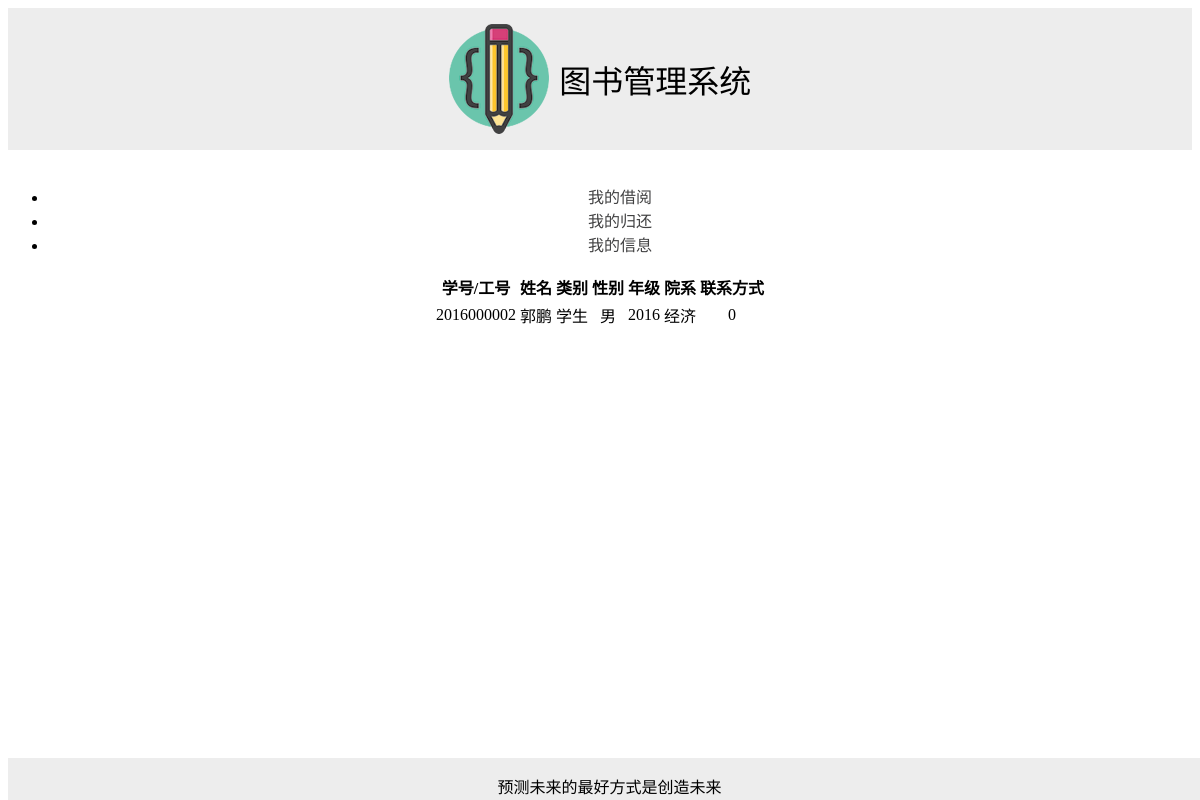
The app's page /myinfo (signed in) with its own data.
### app/models.py (models this page shows, shortened)
class Reader(db.Model):
    __tablename__ = 'reader'
    no=db.Column(db.String(40),primary_key=True,unique=True)
    name=db.Column(db.String(40))
    gender=db.Column(db.String(10))
    kind=db.Column(db.INTEGER)
    password=db.Column(db.String(40))
    phone=db.Column(db.String(40),default='0')
    grade=db.Column(db.String(40))
    department=db.Column(db.String(40))

### app/views.py (the view)
@app.route('/myinfo',methods=['GET','POST'])
def myinfo():
    reader = models.Reader.query.filter_by(no=session['user']).first()
    return render_template('myinfo.html',reader=reader)

### app/templates/myinfo.html
{% extends "base.html" %}
{% block content %}
    <div class="pure-menu pure-menu-horizontal"id="reader-menu">
    <ul class="pure-menu-list" >
        <li class="pure-menu-item"><a href="{{ url_for('borrowinfo') }}" class="pure-menu-link">我的借阅</a> </li>
        <li class="pure-menu-item"><a href="{{ url_for('returnifo') }}" class="pure-menu-link">我的归还</a></li>
        <li class="pure-menu-item"><a href="{{ url_for('myinfo') }}" class="pure-menu-link">我的信息</a></li>
    </ul>
    </div>
<table class="pure-table">
<thead>
<tr>
    <th>学号/工号</th>
    <th>姓名</th>
    <th>类别</th>
    <th>性别</th>
    <th>年级</th>
    <th>院系</th>
    <th>联系方式</th>
</tr>
</thead>
<tbody>
<tr align="center">
<td>{{ reader.no}}</td>
<td>{{ reader.name }}</td>
    {% if reader.kind==0 %}
    <td>学生</td>
        {% elif reader.kind==1 %}
        <td>教师</td>
        {% elif reader.kind==2 %}
        <td>管理员</td>
        {% else %}
        <td></td>
    {% endif %}
    <td>{{ reader.gender }}</td>
    <td>{{ reader.grade }}</td>
    <td>{{ reader.department }}</td>
    <td>{{ reader.phone }}</td>
</tr>
</tbody>
</table>
{% endblock %}

### app/static/style.css (style rules this page uses)
body { margin-bottom: 60px; }
a { text-decoration: none; color: #414142; position: relative; }
table { max-width: 1200px; margin: 0 auto; }
#reader-menu { text-align: center; }

### records on screen
Reader: no "2016000002", name "郭鹏", gender "男", grade "2016", department "经济", phone "0"
